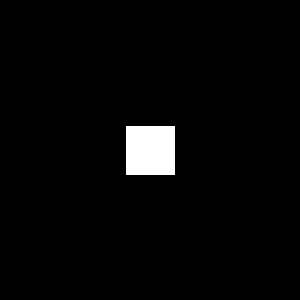
Frame 1 (no input)
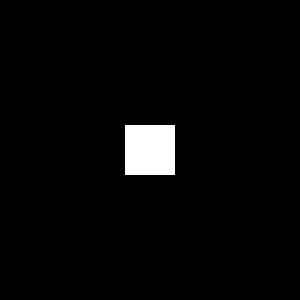
Frame 60 (the mouse pressed at the canvas centre just before this capture)
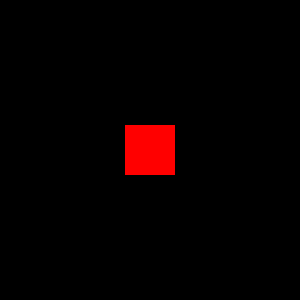
Frame 120 (the mouse held since frame 60 and released just before this capture)

The Processing sketch that drew these frames (run headless with seeded random() and noise(); from frame 60 on, the mouse is pressed at the canvas centre):

// Processing sketch: processing_168599
// ── processing_168599.pde

//Paula Buffone
//Sistemas Interactivos en el arte
//Prof. Diego Alberti
/*Ej Clase 5: dibujar un rectángulo a modo de botón 
que cambie de color cuando el mouse se pose sobre él*/


//Configuración
void setup()
{
  //tamaño de ventana
size (300,300);
}

void draw()
{
  //color de fondo
  background (0); 
  //Según la posición del mouse
  if
  (mouseX >=125&& mouseX <=175 &&mouseY>=125&&mouseY<=175)
  //el rectángulo será rojo
  {rect(125,125,50,50);
  fill(255,0,0);
  noStroke();
  }
  else
  //o blanco
  {rect(125,125,50,50);
  fill(255);
  noStroke();
  }
}
